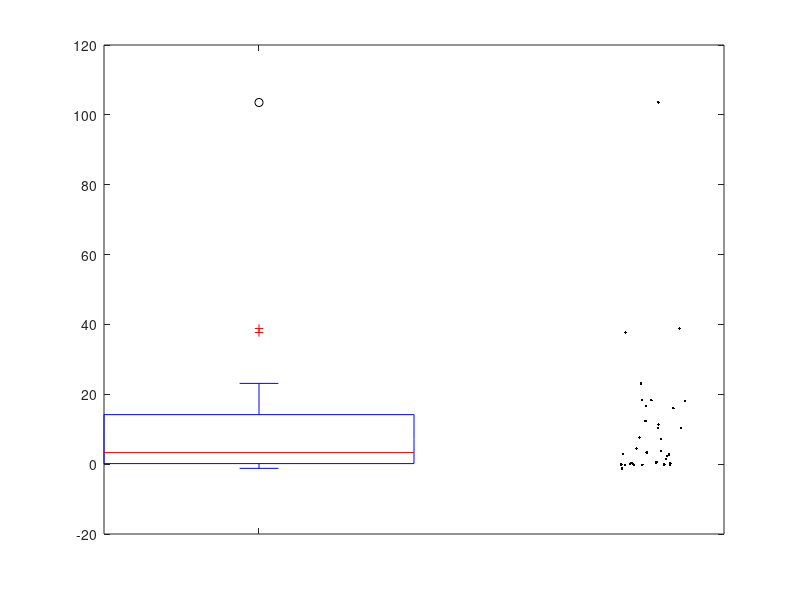

Recreate this plot in MATLAB. (Note: this script raises an error after producing the figure.)
%{
----------------------------------------------------------------------------
Analyzing behavioral data
At least for the correct rate
----------------------------------------------------------------------------
%}

function Figure2E_S1B_HMM_all_session_20240111_model_plot_each_session

mouseval_allsession = [1 1 2 3 3 4 4 4 4 5 6 7 7 7 7 8 9 10 11 11 12 13 14 15 15 15 15 15 16 17 17 18 19 19 19];
mouseval_goodsession = [1 2	3 3	4 4	4 4	5 6	6 6	6 7	8 9	10 10 11 12	12 12 12 13	14 14 15 16];

sabun_all = [
    18.29560121	3.804150731	16.5656278	7.246587	2.766478	-0.190671464	0.070073072	0.52569862	11.33123958	1.474455361	12.33872217	18.40549051	10.26928872	23.12186285	-0.245144748	-0.143225688	-0.174629641	16.00827204	7.655632198	-1.200961628	0.546338487	0.145428473	18.05529587	37.68366365	2.831355713	-0.209063233	0.317259961	0.172767192	2.247189142	-0.082955269	103.5435175	4.463242704	38.84353986	10.41078231	3.320376793];
sabun_good = [
    3.804150731	16.5656278	7.246587	2.766478	-0.190671464	0.070073072	0.52569862	11.33123958	12.33872217	18.40549051	10.26928872	23.12186285	-0.245144748	-0.143225688	-0.174629641	16.00827204	7.655632198	-1.200961628	0.145428473	2.831355713	-0.209063233	0.317259961	0.172767192	2.247189142	-0.082955269	103.5435175	4.463242704	3.320376793];

Tokyo3_sabun2(1).value(1,:) = sabun_all;
Tokyo3_sabun2(1).value(2,:) = mouseval_allsession;

Tokyo3_sabun2(2).value(1,:) = sabun_good;
Tokyo3_sabun2(2).value(2,:) = mouseval_goodsession;

p = nan(2,1);p_signrank = nan(2,1);

for i = 1 : 2
    size_x = [zeros(length(Tokyo3_sabun2(i).value),1)];

    plot_x1 = 0.2 * (rand(1,length(Tokyo3_sabun2(i).value)) - 0.5);
    figure('Position', [600 600 300 400])
    boxplot(Tokyo3_sabun2(i).value(1,:),size_x,'Color', [0 0 0])
    hold on
    plot(plot_x1+1, Tokyo3_sabun2(i).value(1,:),'k.')
    hold on
    yline(0,':k')
    ylim([-20,120])
    if i == 1
        title('All Sessions')
    else
        title('Good Sessions')
    end
    
    output = getCoeffPval(Tokyo3_sabun2(i).value);
    p(i) = output.Pval;
    p_signrank(i) = signrank(Tokyo3_sabun2(i).value(1,:));
    % 1 all session 2 good session

end

return


function output = getCoeffPval(Bias)
data = Bias(1,:)';
mouseval=Bias(2,:)';

tbl = table(data,mouseval,'VariableNames',{'value','mouse'});
lme = fitlme(tbl,'value ~ 1 + (1|mouse)'); %linear regression

estVal= lme.Coefficients.Estimate;
Pval = lme.Coefficients.pValue;
CIs_lower= lme.Coefficients.Lower;
CIs_upper= lme.Coefficients.Upper;


CI = [CIs_upper,CIs_lower];
output.estVal= estVal;
output.CI = CI;
output.Pval  = Pval;
output.CI;
output.Pval;
return
